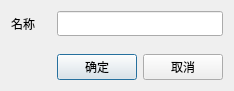
<?xml version="1.0" encoding="UTF-8"?>
<ui version="4.0">
 <class>BCSettingModifyNameDlg</class>
 <widget class="QDialog" name="BCSettingModifyNameDlg">
  <property name="geometry">
   <rect>
    <x>0</x>
    <y>0</y>
    <width>234</width>
    <height>91</height>
   </rect>
  </property>
  <property name="windowTitle">
   <string>Dialog</string>
  </property>
  <layout class="QGridLayout" name="gridLayout">
   <item row="0" column="0">
    <widget class="QLabel" name="label">
     <property name="font">
      <font>
       <family>微软雅黑</family>
      </font>
     </property>
     <property name="text">
      <string>名称</string>
     </property>
    </widget>
   </item>
   <item row="0" column="1" colspan="2">
    <widget class="QLineEdit" name="m_pNameLineEdit">
     <property name="font">
      <font>
       <family>微软雅黑</family>
      </font>
     </property>
    </widget>
   </item>
   <item row="1" column="1">
    <spacer name="verticalSpacer">
     <property name="orientation">
      <enum>Qt::Vertical</enum>
     </property>
     <property name="sizeHint" stdset="0">
      <size>
       <width>20</width>
       <height>10</height>
      </size>
     </property>
    </spacer>
   </item>
   <item row="2" column="0">
    <spacer name="horizontalSpacer">
     <property name="orientation">
      <enum>Qt::Horizontal</enum>
     </property>
     <property name="sizeHint" stdset="0">
      <size>
       <width>51</width>
       <height>20</height>
      </size>
     </property>
    </spacer>
   </item>
   <item row="2" column="1">
    <widget class="QPushButton" name="m_pOKBtn">
     <property name="font">
      <font>
       <family>微软雅黑</family>
      </font>
     </property>
     <property name="text">
      <string>确定</string>
     </property>
    </widget>
   </item>
   <item row="2" column="2">
    <widget class="QPushButton" name="m_pCancelBtn">
     <property name="font">
      <font>
       <family>微软雅黑</family>
      </font>
     </property>
     <property name="text">
      <string>取消</string>
     </property>
    </widget>
   </item>
  </layout>
 </widget>
 <resources/>
 <connections/>
</ui>
